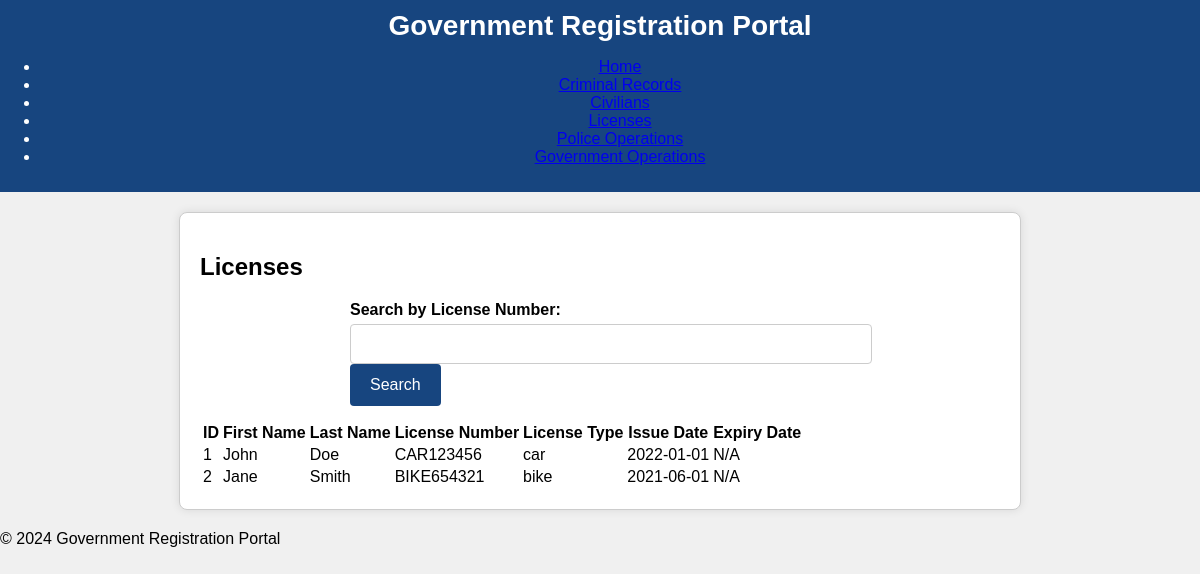
/licenses.php (signed in), run on the app's committed database.
### tables this page shows
CREATE TABLE IF NOT EXISTS `licenses` (
  `id` int(11) NOT NULL AUTO_INCREMENT,
  `civilian_id` int(11) NOT NULL,
  `license_type` enum('car','bike','scooter') NOT NULL,
  `license_number` varchar(50) NOT NULL,
  `issue_date` date NOT NULL,
  `expiration_date` date NOT NULL,
  `expiry_date` date DEFAULT NULL,
  PRIMARY KEY (`id`),
  UNIQUE KEY `license_number` (`license_number`),
  KEY `idx_license_civilian_id` (`civilian_id`)
);

CREATE TABLE IF NOT EXISTS `civilians` (
  `id` int(11) NOT NULL AUTO_INCREMENT,
  `username` varchar(50) NOT NULL,
  `password` varchar(255) NOT NULL,
  `first_name` varchar(50) NOT NULL,
  `last_name` varchar(50) NOT NULL,
  `gender` enum('male','female','other') NOT NULL,
  `email` varchar(100) NOT NULL,
  `phone` varchar(20) NOT NULL,
  `address` varchar(255) NOT NULL,
  `occupation` varchar(50) NOT NULL,
  `dob` date NOT NULL,
  `person_code` varchar(50) NOT NULL,
  PRIMARY KEY (`id`),
  UNIQUE KEY `username` (`username`),
  UNIQUE KEY `email` (`email`),
  UNIQUE KEY `person_code` (`person_code`)
);

### licenses.php (the view, shortened to what this page needs)
<?php
include 'includes/db.php';
include 'includes/header.php';
$search_license_number = '';
$query = "SELECT l.id, c.first_name, c.last_name, l.license_number, l.license_type, l.issue_date, l.expiry_date
          FROM licenses l
          JOIN civilians c ON l.civilian_id = c.id";
$result = $conn->query($query);
?>
<main>
    <h2>Licenses</h2>
    <form method="POST" action="<?php echo htmlspecialchars($_SERVER['PHP_SELF']); ?>">
        <div>
            <label for="search_license_number">Search by License Number:</label>
            <input type="text" id="search_license_number" name="search_license_number" value="<?php echo htmlspecialchars($search_license_number); ?>">
            <button type="submit">Search</button>
        </div>
    </form>
    <table>
        <thead>
            <tr>
                <th>ID</th>
                <th>First Name</th>
                <th>Last Name</th>
                <th>License Number</th>
                <th>License Type</th>
                <th>Issue Date</th>
                <th>Expiry Date</th>
            </tr>
        </thead>
        <tbody>
            <?php while ($row = $result->fetch_assoc()): ?>
                <tr>
                    <td><?php echo htmlspecialchars($row['id']); ?></td>
                    <td><?php echo htmlspecialchars($row['first_name']); ?></td>
                    <td><?php echo htmlspecialchars($row['last_name']); ?></td>
                    <td><?php echo htmlspecialchars($row['license_number']); ?></td>
                    <td><?php echo htmlspecialchars($row['license_type']); ?></td>
                    <td><?php echo htmlspecialchars($row['issue_date']); ?></td>
                    <td><?php echo htmlspecialchars($row['expiry_date'] ?? 'N/A'); ?></td>
                </tr>
            <?php endwhile; ?>
        </tbody>
    </table>
</main>
<?php include 'includes/footer.php'; ?>

### includes/header.php (shortened to what this page needs)
<!DOCTYPE html>
<html lang="en">
<head>
    <link rel="stylesheet" href="style.css">
</head>
<body>
    <header>
        <h1>Government Registration Portal</h1>
        <nav>
            <ul>
                <li><a href="index.php">Home</a></li>
                <li><a href="criminals.php">Criminal Records</a></li>
                <li><a href="civilians.php">Civilians</a></li>
                <li><a href="licenses.php">Licenses</a></li>
                <li><a href="police_operations.php">Police Operations</a></li>
                <li><a href="government_operations.php">Government Operations</a></li>
            </ul>
        </nav>
    </header>

### includes/footer.php
    <footer>
        <p>&copy; 2024 Government Registration Portal</p>
    </footer>
</body>
</html>

### styles/style.css (style rules this page uses)
body { font-family: Arial, sans-serif; background-color: #f0f0f0; margin: 0; padding: 0; }
header { background-color: #17457f; color: #fff; padding: 10px 0; text-align: center; }
header h1 { font-size: 28px; margin: 0; }
main { max-width: 800px; margin: 20px auto; padding: 20px; background-color: #fff; border: 1px solid #ccc; border-radius: 8px; box-shadow: 0 0 10px rgba(0, 0, 0, 0.1); }
form { max-width: 500px; margin: auto; }
form div { margin-bottom: 15px; }
label { display: block; font-weight: bold; margin-bottom: 5px; }
input[type="text"], input[type="password"], textarea { width: 100%; padding: 10px; font-size: 16px; border: 1px solid #ccc; border-radius: 4px; }
button { background-color: #17457f; color: #fff; padding: 12px 20px; border: none; border-radius: 4px; font-size: 16px; cursor: pointer; }

### data on the page
licenses: id "1", civilian.first_name "John", civilian.last_name "Doe", license_number "CAR123456", license_type "car", issue_date "2022-01-01", expiry_date "N/A"
licenses: id "2", civilian.first_name "Jane", civilian.last_name "Smith", license_number "BIKE654321", license_type "bike", issue_date "2021-06-01", expiry_date "N/A"
